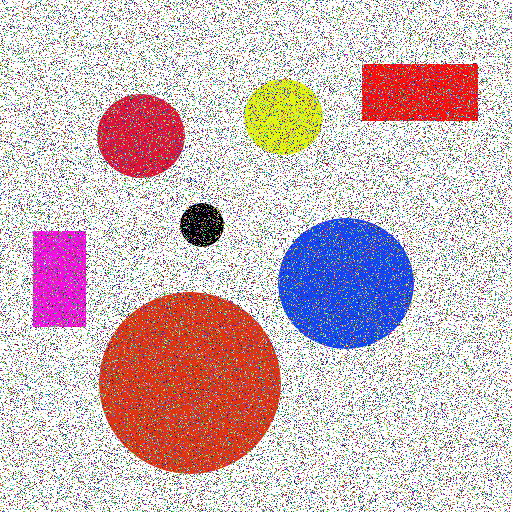
//> input picture resources/circles_noise.jpg, 512 x 512 px, given in place of j.png, which was not available
$ ./morphology   (built with g++ and OpenCV 4)
//> lines starting //> are read from the running program, lines starting //| are printed output that depends on the picture; pictures that were not available may be replaced by others from this repository, and a replacement may not be noted
#include <iostream>
#include <opencv2/opencv.hpp>
#include <math.h>

const std::string keys =
        "{help      |             | print this message    }"
        "{@image    |j            | load image            }"
        "{j         |j.png        | j image        }"
        "{contours  |contours.png | contours image        }"
        ;


int main(int argc, char *argv[])
{
    cv::CommandLineParser parser( argc, argv, keys);
    parser.about("");
    if (parser.has("help")){
        parser.printMessage();
        return 0;
    }

    cv::Mat srcImg;
    std::string file = parser.get<std::string>(0);
    if( file == "j" ){
        file = parser.get<std::string>("j");
    }else if(file == "contours"){
        file = parser.get<std::string>("contours");
    }
    srcImg = cv::imread(file, cv::IMREAD_COLOR );
//> srcImg is the input picture: 512 rows x 512 cols, CV_8UC3; mean B, G, R 191.6, 186.4, 208.2
    if( srcImg.empty() ){
        return -1;
    }

    cv::Mat element = cv::getStructuringElement(cv::MORPH_RECT, cv::Size(5, 5));

    cv::Mat dilateImg;
    cv::dilate(srcImg, dilateImg, element, cv::Point(-1,-1), 1);
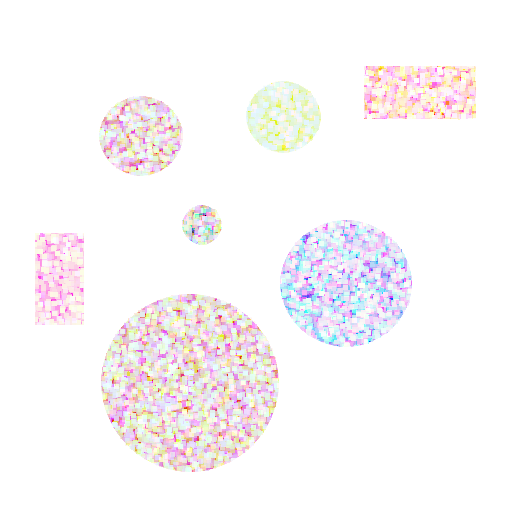
//> dilateImg: 512 rows x 512 cols, CV_8UC3; mean B, G, R 248.4, 247.2, 250.3

    cv::Mat erodeImg;
    cv::erode(srcImg, erodeImg, element, cv::Point(-1,-1), 1);
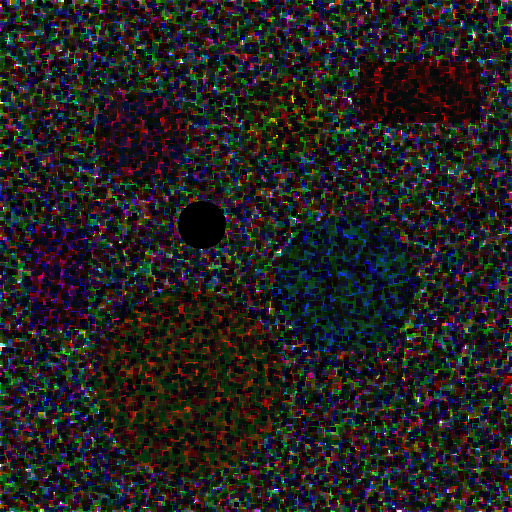
//> erodeImg: 512 rows x 512 cols, CV_8UC3; mean B, G, R 32.9, 33.4, 35.6

    cv::Mat closeImg;
    cv::morphologyEx( srcImg, closeImg, cv::MORPH_CLOSE, element);
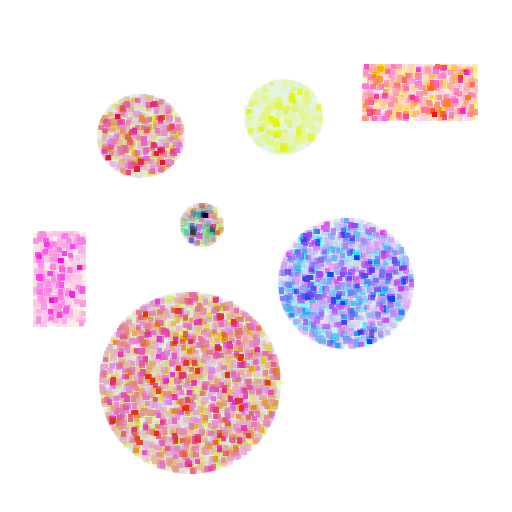
//> closeImg: 512 rows x 512 cols, CV_8UC3; mean B, G, R 238.4, 234.2, 245.6

    cv::Mat openImg;
    cv::morphologyEx( srcImg, openImg, cv::MORPH_OPEN, element);
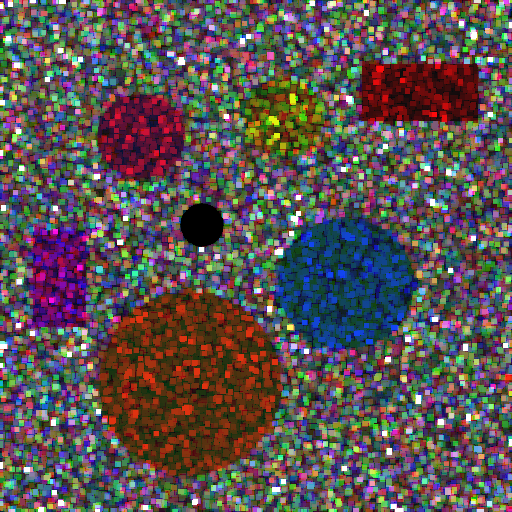
//> openImg: 512 rows x 512 cols, CV_8UC3; mean B, G, R 81.8, 81.7, 90.8

    cv::imshow("Source",srcImg);
    cv::imshow("Dilation", dilateImg);
    cv::imshow("Erodsion", erodeImg);
    cv::imshow("Close", closeImg);
    cv::imshow("Open", openImg);
    cv::waitKey(0);


    return 0;
}

$ run again, on resources/template.jpg
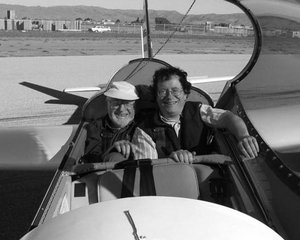
//> input picture resources/template.jpg, 300 x 240 px, given in place of j.png, which was not available
//> srcImg is the input picture: 240 rows x 300 cols, CV_8UC3; min 0, max 255, mean 118.1
//> `cv::dilate(srcImg, dilateImg, element, cv::Point(-1,-1), 1);`:
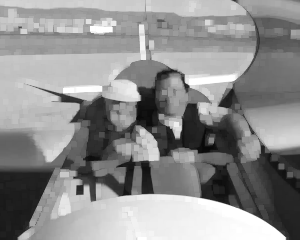
//> dilateImg: 240 rows x 300 cols, CV_8UC3; min 8, max 255, mean 142.2
//> `cv::morphologyEx( srcImg, openImg, cv::MORPH_OPEN, element);`:
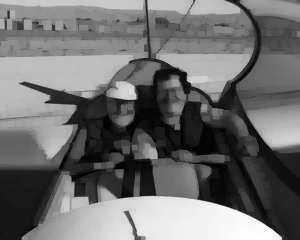
//> openImg: 240 rows x 300 cols, CV_8UC3; min 0, max 254, mean 110.8
